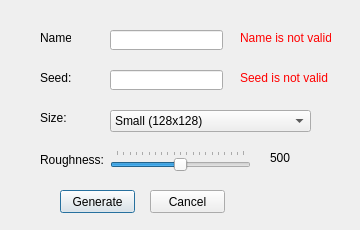
<?xml version="1.0" encoding="UTF-8"?>
<ui version="4.0">
 <class>Dialog</class>
 <widget class="QDialog" name="Dialog">
  <property name="geometry">
   <rect>
    <x>0</x>
    <y>0</y>
    <width>360</width>
    <height>230</height>
   </rect>
  </property>
  <property name="windowTitle">
   <string>Dialog</string>
  </property>
  <widget class="QLineEdit" name="nameEdit">
   <property name="geometry">
    <rect>
     <x>110</x>
     <y>30</y>
     <width>113</width>
     <height>20</height>
    </rect>
   </property>
   <property name="text">
    <string/>
   </property>
  </widget>
  <widget class="QLineEdit" name="seedEdit">
   <property name="geometry">
    <rect>
     <x>110</x>
     <y>70</y>
     <width>113</width>
     <height>20</height>
    </rect>
   </property>
   <property name="text">
    <string/>
   </property>
  </widget>
  <widget class="QLabel" name="nameLabel">
   <property name="geometry">
    <rect>
     <x>40</x>
     <y>30</y>
     <width>31</width>
     <height>16</height>
    </rect>
   </property>
   <property name="text">
    <string>Name:</string>
   </property>
  </widget>
  <widget class="QLabel" name="seedLabel">
   <property name="geometry">
    <rect>
     <x>40</x>
     <y>70</y>
     <width>31</width>
     <height>16</height>
    </rect>
   </property>
   <property name="text">
    <string>Seed:</string>
   </property>
  </widget>
  <widget class="QPushButton" name="generateButton">
   <property name="enabled">
    <bool>true</bool>
   </property>
   <property name="geometry">
    <rect>
     <x>60</x>
     <y>190</y>
     <width>75</width>
     <height>23</height>
    </rect>
   </property>
   <property name="text">
    <string>Generate</string>
   </property>
  </widget>
  <widget class="QPushButton" name="cancelBut">
   <property name="geometry">
    <rect>
     <x>150</x>
     <y>190</y>
     <width>75</width>
     <height>23</height>
    </rect>
   </property>
   <property name="text">
    <string>Cancel</string>
   </property>
  </widget>
  <widget class="QLabel" name="nameValid">
   <property name="geometry">
    <rect>
     <x>240</x>
     <y>30</y>
     <width>91</width>
     <height>16</height>
    </rect>
   </property>
   <property name="text">
    <string>&lt;html&gt;&lt;head/&gt;&lt;body&gt;&lt;p&gt;&lt;span style=&quot; color:#ff0000;&quot;&gt;Name is not valid&lt;/span&gt;&lt;/p&gt;&lt;/body&gt;&lt;/html&gt;</string>
   </property>
  </widget>
  <widget class="QLabel" name="seedValid">
   <property name="geometry">
    <rect>
     <x>240</x>
     <y>70</y>
     <width>91</width>
     <height>16</height>
    </rect>
   </property>
   <property name="text">
    <string>&lt;html&gt;&lt;head/&gt;&lt;body&gt;&lt;p&gt;&lt;span style=&quot; color:#ff0000;&quot;&gt;Seed is not valid&lt;/span&gt;&lt;/p&gt;&lt;/body&gt;&lt;/html&gt;</string>
   </property>
  </widget>
  <widget class="QComboBox" name="sizeCombo">
   <property name="geometry">
    <rect>
     <x>110</x>
     <y>110</y>
     <width>201</width>
     <height>22</height>
    </rect>
   </property>
   <item>
    <property name="text">
     <string>Small (128x128)</string>
    </property>
   </item>
   <item>
    <property name="text">
     <string>Normal (256x256)</string>
    </property>
   </item>
   <item>
    <property name="text">
     <string>Large (512x512)</string>
    </property>
   </item>
   <item>
    <property name="text">
     <string>Giant (1024x1024)</string>
    </property>
   </item>
   <item>
    <property name="text">
     <string>Unbeleivable (2048x2048)</string>
    </property>
   </item>
  </widget>
  <widget class="QLabel" name="seedLabel_2">
   <property name="geometry">
    <rect>
     <x>40</x>
     <y>110</y>
     <width>31</width>
     <height>16</height>
    </rect>
   </property>
   <property name="text">
    <string>Size:</string>
   </property>
  </widget>
  <widget class="QSlider" name="roughSlider">
   <property name="geometry">
    <rect>
     <x>110</x>
     <y>150</y>
     <width>141</width>
     <height>22</height>
    </rect>
   </property>
   <property name="minimum">
    <number>1</number>
   </property>
   <property name="maximum">
    <number>1000</number>
   </property>
   <property name="singleStep">
    <number>1</number>
   </property>
   <property name="value">
    <number>500</number>
   </property>
   <property name="orientation">
    <enum>Qt::Horizontal</enum>
   </property>
   <property name="tickPosition">
    <enum>QSlider::TicksAbove</enum>
   </property>
   <property name="tickInterval">
    <number>50</number>
   </property>
  </widget>
  <widget class="QLabel" name="seedLabel_3">
   <property name="geometry">
    <rect>
     <x>40</x>
     <y>150</y>
     <width>111</width>
     <height>20</height>
    </rect>
   </property>
   <property name="text">
    <string>Roughness:</string>
   </property>
  </widget>
  <widget class="QLabel" name="roughLabel">
   <property name="geometry">
    <rect>
     <x>270</x>
     <y>150</y>
     <width>51</width>
     <height>16</height>
    </rect>
   </property>
   <property name="text">
    <string>500</string>
   </property>
  </widget>
 </widget>
 <resources/>
 <connections/>
</ui>
